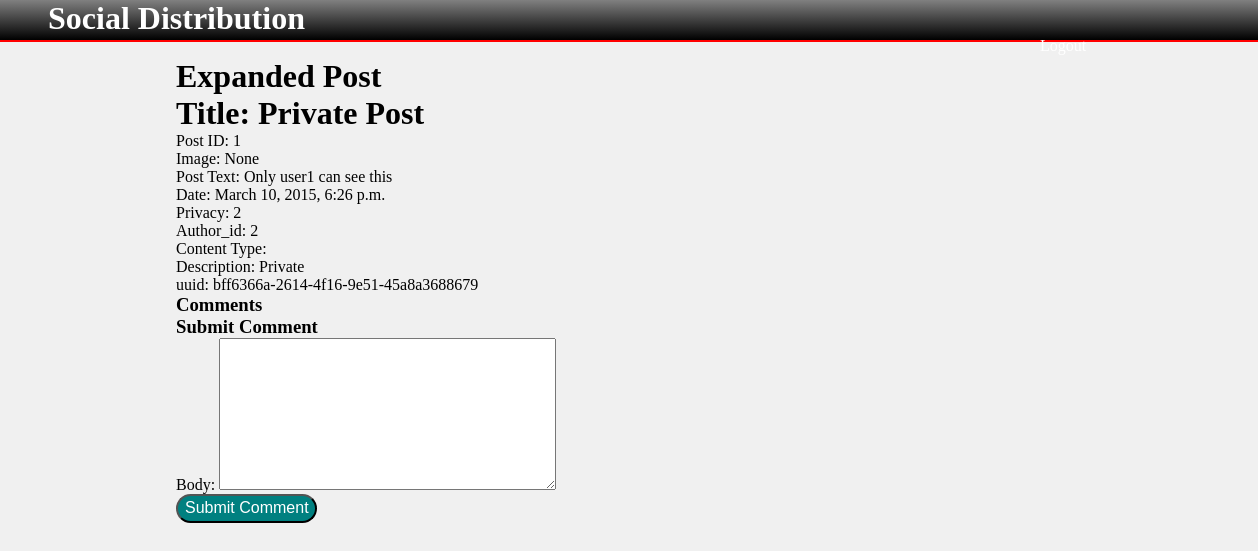
/posts/1/ (signed in), run on the app's committed database.
### posts/models.py (models this page shows, shortened)
class Post(models.Model):
    uuid = models.CharField(max_length=36, default = uuid.uuid4)
    PRIVACY_CHOICES = (('1', 'Public'),
                      ('2', 'Private'),
                      ('3','Custom'),
                      ('4','Friends'))
    title = models.CharField(max_length=128, blank=True)
    description = models.CharField(max_length=512, blank=True)
    content_type = models.CharField(max_length=16)
    post_text = models.TextField(max_length=2048)
    image = models.ImageField(upload_to='post_images', blank=True)
    author = models.ForeignKey(Profile)
    date = models.DateTimeField('date posted')
    privacy = models.CharField(max_length=1, choices=PRIVACY_CHOICES)
    allowed=models.ManyToManyField(User,null=True,blank=True)

### posts/views.py (the view)
# urls.py: url(r'^posts/(?P<post_id>\d+)/$',views.expand_post,name='expand_post'),
def expand_post(request,post_id):
    post = Post.objects.get(id=post_id)
    current_profile = Profile.objects.get(user_id=request.user.id)
    comments = None
    if request.method == 'POST':
        comment_form = CommentForm(data=request.POST)
        if comment_form.is_valid():
            body = comment_form.cleaned_data['body']
            newComment = Comment(body=body, date=timezone.now(), author=current_profile, post_id=post)
            newComment.save()
        else:
            print comment_form.errors
        return redirect('/')
    else:
        comments = Comment.objects.filter(post_id=post_id).order_by('date')
        comment_form = CommentForm()
    return render(request, 'posts/expand_post.html',{'comments':comments, 'comment_form':comment_form, 'post':post})

### posts/forms.py
class CommentForm(forms.ModelForm):
    class Meta:
        model= Comment
        fields = ("body",)

### templates/posts/expand_post.html (shortened to what this page needs)
<!DOCTYPE html>
{% load static %}
<html>
	<head>
		<link rel="stylesheet" href="{% static 'css/design.css' %}" />
	</head>
	<body>
	<div class="banner">
		<a href="/"><h1 class="white inline">Social Distribution</h1></a>
		<a class="pads" href="/logout"><p class="white inline">Logout</p></a>
	</div>
    <div class="margins center">
	<h1> Expanded Post </h1>
   	<h1>Title: {{post.title}}</h1>
			<div>
			<p>Post ID: {{post.id}}</p>
            <p>Image:
            {% if post.image %}
                <br/> <img src="/static/{{post.image.url}}" alt="{{post.image.url}}" height="100" width="100"/></p>
            {% else %}
                None</p>
            {% endif %}
			<p>Post Text: {{post.post_text}}</p>
			<p>Date: {{post.date}} </p>
			<p>Privacy: {{post.privacy}} </p>
			<p>Author_id: {{post.author_id}} </p>
			<p>Content Type: {{post.content_type}} </p>
			<p>Description: {{post.description}} </p>
			<p>uuid: {{post.uuid}} </p>
		</div>
		<h3>Comments </h3>
		<h3> Submit Comment</h3>
		<div>
			<span>
				<form method="POST" action="/posts/{{post.id}}/">
					{{comment_form.as_p}}
		        	<input type="submit" name="submit_comment" value="Submit Comment" />
		        </form>
		    </span>
		</div>
		</div>
	</body>
</html>

### static/css/design.css (style rules this page uses)
.banner { background: linear-gradient(grey, black); width: 100%; height:2.5em; position: absolute; top: 0; left: 0; padding-left:3em; border-bottom: 0.15em solid red; }
.inline { display:inline; }
.pads { padding-left:62em; }
input[type="submit"] { -webkit-border-radius: 21; -moz-border-radius: 21; border-radius: 21px; font-family: Arial; color: #ffffff; font-size: 16px; background: #008080; padding: 3px 6px 4px 7px; text-decoration: none; }
.margins { margin-left:10em; margin-right:10em; margin-top:2.65em; }
.center { padding:1em; }
.white { color:white; }
* { margin: 0; padding: 0; }
html { background-color:#F0F0F0 ; }
a { color:blue; }
a:link { text-decoration: none; }

### data on the page
Post: title "Private Post", id "1", post_text "Only user1 can see this", date "March 10, 2015, 6:26 p.m.", privacy "2", author_id "2", description "Private", uuid "bff6366a-2614-4f16-9e51-45a8a3688679"
